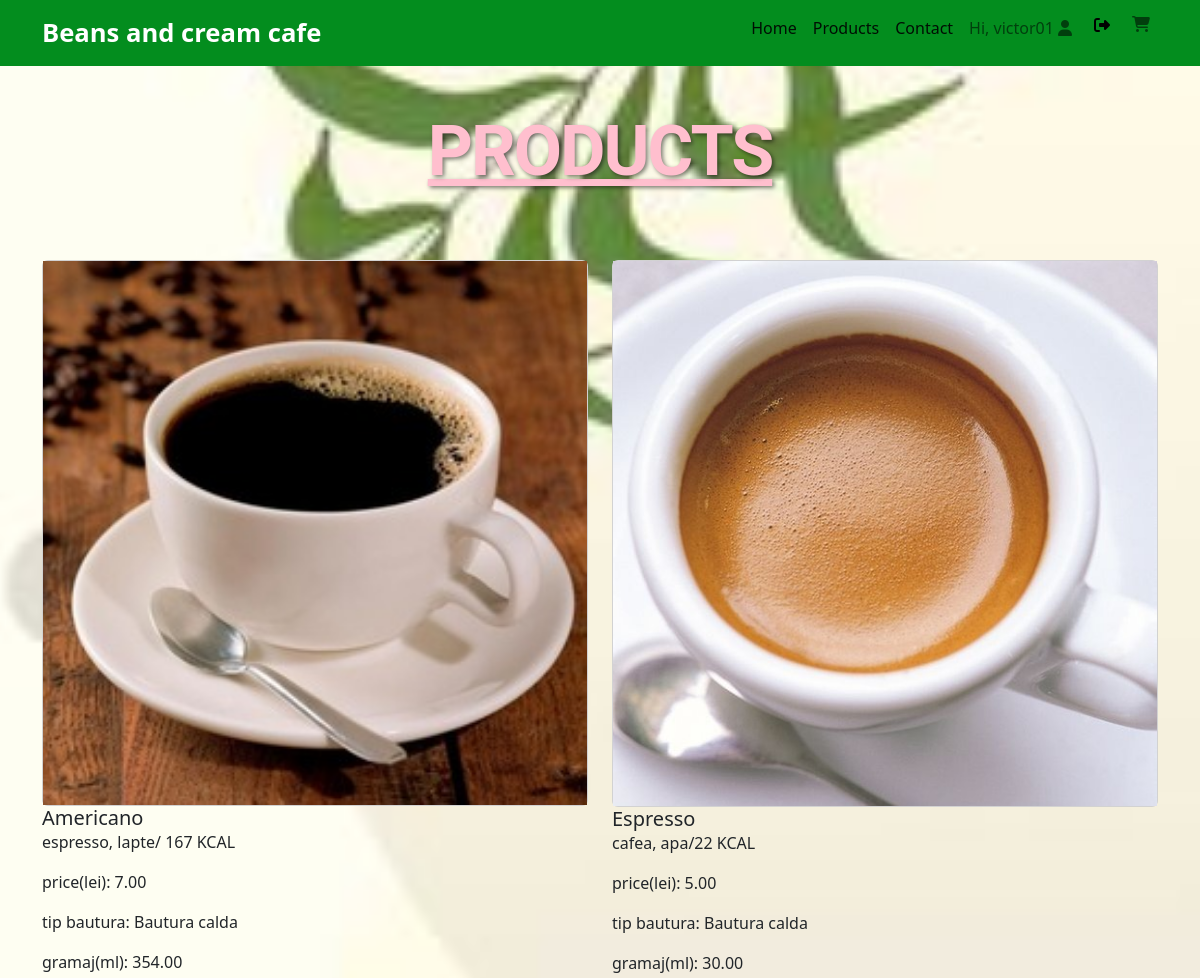
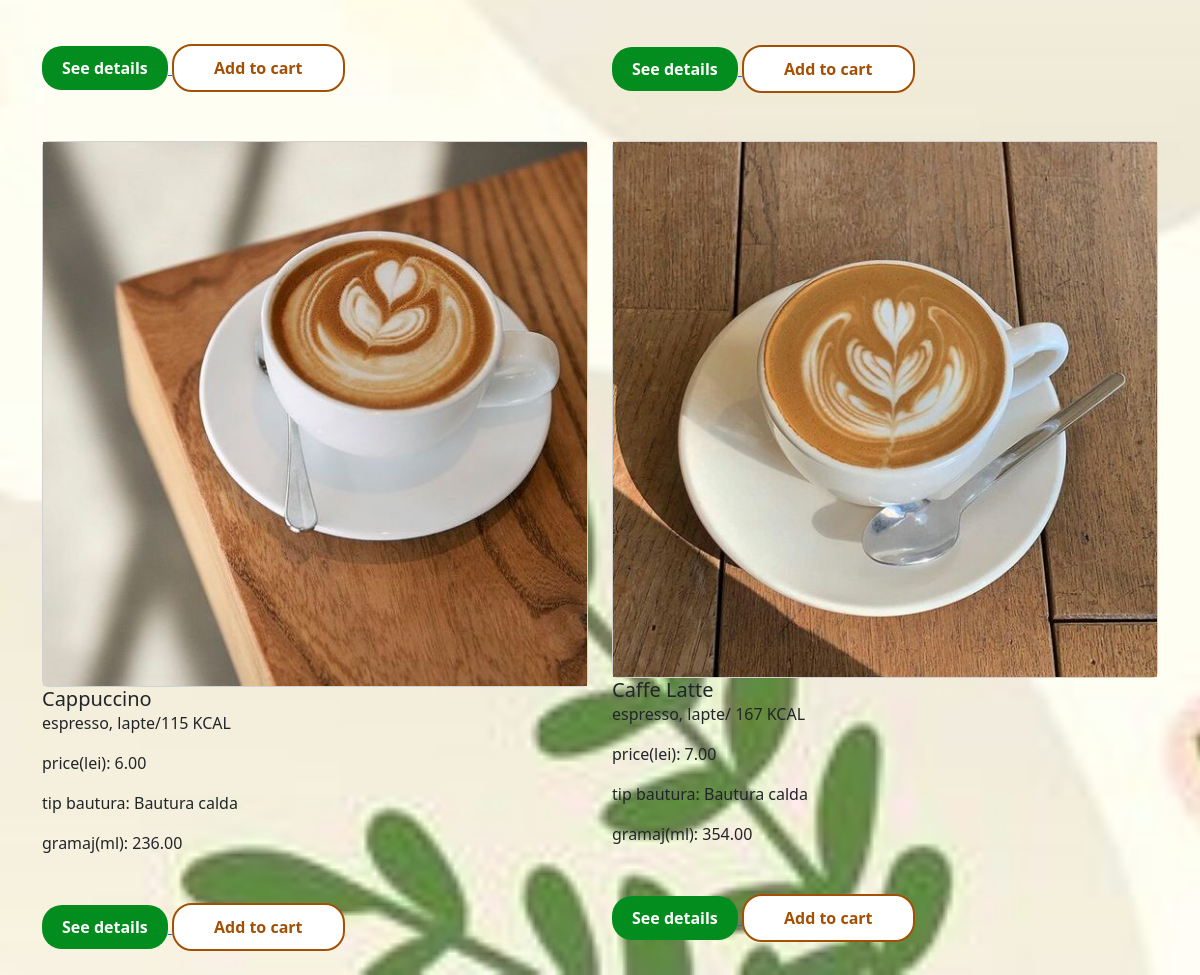
Screenshot of /products/ (signed in) with the database file from the repository (2 pictures, top to bottom).
### app_beans_and_cream_cafe/models.py (models this page shows, shortened)
class Product(models.Model):
    name = models.CharField(max_length=200)
    price_lei = models.DecimalField(max_digits= 10, decimal_places=2, default= 0)
    gramaj_ml = models.DecimalField(max_digits=10,decimal_places=2, default=0)
    description = models.TextField()
    drink_type = models.TextField(default=0)
    nutritional_values = models.TextField(default=0)
    image = models.ImageField(upload_to='product_images/', null=True, blank=True)

### app_beans_and_cream_cafe/views.py (the view)
# urls.py: path('products/', ProductListView.as_view(), name='products'),
class ProductListView(ListView): # clasa cu ajutorul caruia afisam o lista de obiecte
    model = Product
    template_name = 'app_beans_and_cream_cafe/products.html'
    def get_context_data(self, **kwargs): # metoda cu ajutorul caruia furnizam date suplimentare  catre sablon, pagina products.html
        context = super().get_context_data(**kwargs)
        context['products'] = context['object_list']
        return context

### app_beans_and_cream_cafe/templates/app_beans_and_cream_cafe/products.html
{% extends "app_beans_and_cream_cafe/base.html" %}
{% block content %}
    <div class="container">
    <h2 style="text-align: center;
                font-size: 70px;
                font-weight: 700;
                text-transform: uppercase; /* Changed to uppercase for emphasis */
                font-style: normal;
                text-decoration: underline; /* Added underline for emphasis */
                line-height: 1em;
                letter-spacing: -2px; /* Slightly reduced letter spacing */
                margin-top: 50px;
                margin-bottom: 50px;
                color: #ffbfce; /* Changed text color to pink */
                text-shadow: 2px 2px 4px rgba(0, 0, 0, 0.5); /* Added text shadow for depth */
                font-family: 'Roboto', sans-serif; /* Changed font to Roboto for a modern look */
                ">
        Products
    </h2>
</div>
        <div class="row">
            {% for product in product_list %}
                <div class="col-6 my-4">
                    <div class="card">
                        <img src="{{ product.image.url }}" alt="{{ product.name }} Image">
                    </div>
                    <div class="card-body">
                        <h5 class="card-title">{{ product.name }}</h5>
                        <p class="card-text">{{ product.description }}</p>
                        <p class="card-text">price(lei): {{ product.price_lei }}</p>
                        <p class="card-text">tip bautura: {{ product.drink_type }}</p>
                        <p class="card-text">gramaj(ml): {{ product.gramaj_ml}}</p>
                        <a href="/product/{{ product.id }}">
                            <button class="btn-custom spaced-top-2">See details</button>
                        </a>
                        {% if user.is_authenticated %}
                            <a href="{% url 'app_beans_and_cream_cafe:add_to_cart' product_id=product.id %}">
                                <button class="btn-custom-reverse spaced-top-2">Add to cart</button>
                            </a>
                        {% endif %}
                    </div>
                </div>
                {% if forloop.counter|divisibleby:2 and not forloop.last %}
                    </div></div><div class="container"><div class="row">
                {% endif %}
            {% endfor %}
        </div>
    </div>
{% endblock %}

### app_beans_and_cream_cafe/templates/app_beans_and_cream_cafe/navbar.html (shortened to what this page needs)
{% block navbar %}
<nav class="navbar navbar-expand-lg navbar-light bg-light">
  <div class="container-fluid container">
    <a class="navbar-brand brand-logo" href="/">Beans and cream cafe </a>
    <div class="d-flex">
      <div class="collapse navbar-collapse" id="navbarNavAltMarkup">
        <div class="navbar-nav">
          <a class="nav-link active" aria-current="page" href="/">Home</a>
          <a class="nav-link active" aria-current="page" href="{% url 'app_beans_and_cream_cafe:products' %}">Products</a>
          <a class="nav-link active" aria-current="page" href="{% url 'app_beans_and_cream_cafe:contact' %}">Contact</a>
          {% if user.is_authenticated %}
            <a class="nav-link" href="{#}" title="Deautentificare"> Hi, {{user.username}}
              <i class="fas fa-user"></i>
            </a>
            <form class="nav-link" action="{% url 'logout' %}" method="POST">
              <button class="logout-button" type="submit">
                <i class="fas fa-sign-out-alt"></i>
              </button>
            </form>
            <a class="nav-link" href="{% url 'app_beans_and_cream_cafe:cart' %}" title="Coșul tău">
              <i class="fa-solid fa-shopping-cart"></i>
            </a>
          {% else %}
            <a class="nav-link" href="{% url 'account:login' %}" title="Autentificare">
              <i class="fa-solid fa-sign-in-alt"></i>
            </a>
          {% endif %}
        </div>
      </div>
    </div>
  </div>
</nav>
{% endblock %}

### static/css/base.css (style rules this page uses)
.navbar { background-color: #038d1e !important; }
.logout-button { background-color: #038d1e; border:#A45004; }
.spaced-top-2 { margin-top: 2em; }
.btn-custom { font-weight: bold; background-color: #038d1e; padding: 10px 40px; border-radius: 20px; border: 2px solid #FFFFFF; color: #f9b4fe; }
.btn-custom-reverse { font-weight: bold; background-color: #FFFFFF; padding: 10px 40px; border-radius: 20px; border: 2px solid #A45004; color: #A45004; }
.brand-logo { color: #FFFFFF; font-size: 1.6em; font-weight: bold; }
body { background-image: url('font.jpg'); background-size: cover; background-repeat: no-repeat; background-position: center; }
.btn-custom { font-weight: bold; background-color: #038d1e; padding: 10px 20px; border-radius: 20px; border: none; color: #fff; cursor: pointer; }

### rows the page displays
Product: image (picture), name "Americano", description "espresso, lapte/ 167 KCAL", price_lei "7.00", drink_type "Bautura calda", gramaj_ml "354.00"
Product: image (picture), name "Espresso", description "cafea, apa/22 KCAL", price_lei "5.00", drink_type "Bautura calda", gramaj_ml "30.00"
Product: image (picture), name "Cappuccino", description "espresso, lapte/115 KCAL", price_lei "6.00", drink_type "Bautura calda", gramaj_ml "236.00"
Product: image (picture), name "Caffe Latte", description "espresso, lapte/ 167 KCAL", price_lei "7.00", drink_type "Bautura calda", gramaj_ml "354.00"

### other values shown
{{ user.username }} "victor01"
